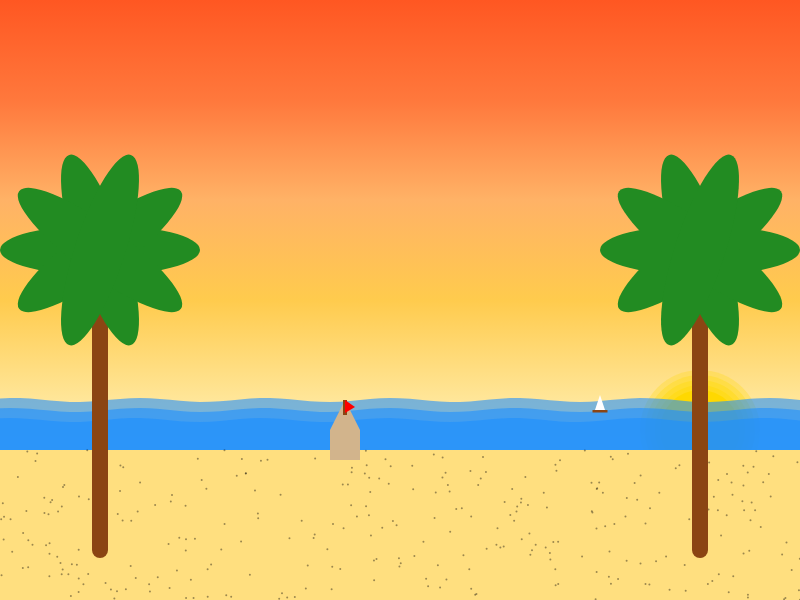
Frame 1 (no input)
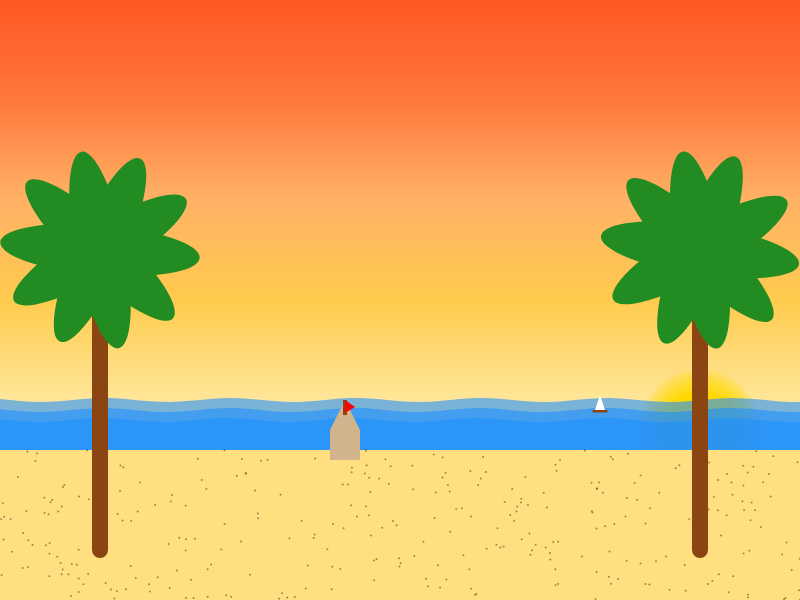
Frame 60 (no input)
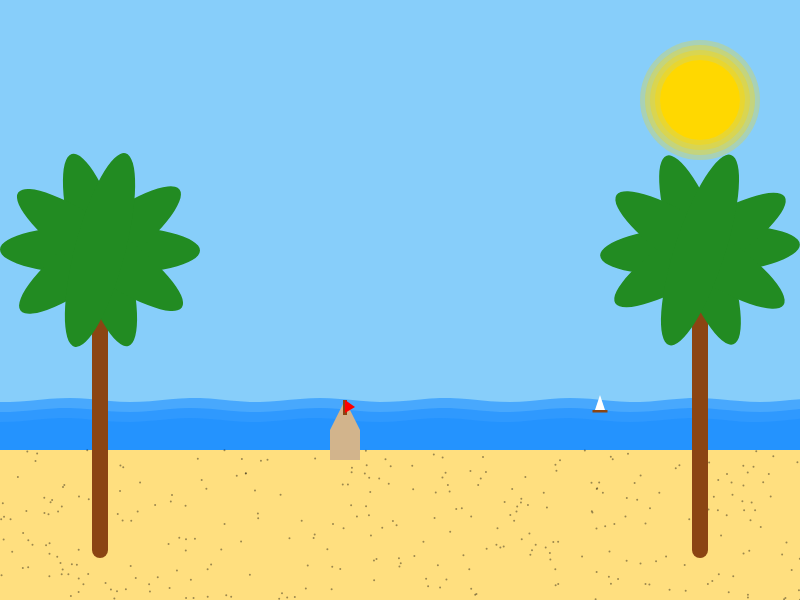
Frame 120 (the mouse pressed at the canvas centre since frame 60)

The p5.js sketch that drew these frames (run headless with seeded random() and noise() and a simulated clock; from frame 60 on, the mouse is pressed at the canvas centre):

// p5.js sketch
// ── sketch.js
let waveOffset = 0;
let trees = [];
let sandDots = [];
let sunX, sunY; // Initial position of the sun
let sunVisible = true; 
let isSunset = true; // Click to toggle between sunset and blue sky
let horizonY = 400; // Y position of the horizon (where the sand starts)

function setup() {
    createCanvas(800, 600);
    sunX = width - 100; 
    sunY = height - 170;  

    trees.push(new PalmTree(100, height - 50)); // Left tree
    trees.push(new PalmTree(width - 100, height - 50)); // Right tree

    // Sand texture
    for (let i = 0; i < 300; i++) {
        sandDots.push({
            x: random(width),
            y: random(height - 150, height)
        });
    }
}

function draw() {
    drawBackground();
    drawSun();
    drawWaves();
    drawSand();
    drawSandcastle();
    drawSailboat();
    for (let tree of trees) {
        tree.display();
        tree.sway();
    }
}

function drawBackground() {
    if (isSunset) {
        let sunsetColors = [
            color(255, 87, 34),   // Deep orange
            color(255, 120, 60),  // Reddish orange
            color(255, 178, 102), // Light orange
            color(255, 203, 77),  // Yellow-orange
            color(255, 230, 153), // Pale yellow
            color(255, 255, 204)  // Light cream
        ];
        for (let i = 0; i < sunsetColors.length; i++) {
            let y1 = (i * height) / sunsetColors.length;
            let y2 = ((i + 1) * height) / sunsetColors.length;
            let gradient = drawingContext.createLinearGradient(0, y1, 0, y2);
            gradient.addColorStop(0, sunsetColors[i]);
            gradient.addColorStop(1, sunsetColors[i + 1] || sunsetColors[i]);
            drawingContext.fillStyle = gradient;
            noStroke();
            rect(0, y1, width, y2 - y1);
        }
    } else {
        // Blue sky
        let skyColor = color(135, 206, 250); // Light blue
        background(skyColor);
    }
}

function drawSun() {
    noStroke();
    fill(255, 215, 0); // Bright golden yellow sun
    ellipse(sunX, sunY, 80, 80);

    for (let r = 90; r < 130; r += 10) {
        fill(255, 215, 0, 100 - (r - 90));
        ellipse(sunX, sunY, r, r);
    }
}

function drawSandcastle() {
    fill(210, 180, 140); // sandcastle color
    rect(width / 2 - 70, height - 170, 30, 30); // Base (moved further left)
    triangle(width / 2 - 70, height - 170, width / 2 - 40, height - 170, width / 2 - 55, height - 200); // Triangle top (moved further left)
    fill(139, 69, 19); // flagpole color
    rect(width / 2 - 57, height - 200, 4, 15); // Flagpole (moved further left)
    fill(255, 0, 0); // flag color
    triangle(width / 2 - 55, height - 200, width / 2 - 45, height - 193, width / 2 - 55, height - 187); // Flag (moved further left)
}

function drawWaves() {
    noStroke();
    fill(30, 144, 255, 150); // blue with transparency
    for (let y = height - 200; y < height - 170; y += 10) {
        beginShape();
        for (let x = 0; x <= width; x += 10) {
            let waveHeight = 2 * sin((x * 0.05) + (waveOffset + y * 0.01));
            vertex(x, y + waveHeight);
        }
        vertex(width, height);
        vertex(0, height);
        endShape(CLOSE);
    }
    waveOffset += 0.03;
}

function drawSand() {
    fill(255, 223, 127); // yellow sand
    noStroke();
    rect(0, height - 150, width, 150);

    // Add static texture to sand
    for (let dot of sandDots) {
        fill(0, 0, 0, 100); // Semi-transparent black dots
        ellipse(dot.x, dot.y, 2, 2);
    }
}

function drawSailboat() {
    push();
    translate(width / 2 + 200, height - 190); // Sailboat on the waves
    scale(0.5);
    fill(255); // sail color
    triangle(-10, 0, 10, 0, 0, -30);
    fill(139, 69, 19); // boat color
    rect(-15, 0, 30, 5);
    pop();
}

function mousePressed() {
    // Only change the sky if clicked above the horizon
    if (mouseY < horizonY) {
        // Toggle the sun's position in the sky
        if (sunVisible) {
            sunX = width - 100; // Move the sun up to the top right
            sunY = 100; 
            isSunset = false; // Switch to blue sky
        } else {
            sunX = width - 100; // Reset sun's position to sunset
            sunY = height - 170; // Position it back below the horizon
            isSunset = true; // Set back to sunset 
        }
        sunVisible = !sunVisible; // Toggle sun visibility
    }
}

class PalmTree {
    constructor(x, y) {
        this.x = x;
        this.y = y;
        this.angle = 0;
        this.fronds = [];
        for (let i = 0; i < 5; i++) {
            this.fronds.push({ angle: i * 72, offset: random(0.1, 0.3) });
        }
    }

    display() {
        stroke(139, 69, 19); // trunk color
        strokeWeight(16);
        line(this.x, this.y, this.x, this.y - 300); // trunk

        fill(34, 139, 34); //Frond color
        noStroke();
        for (let frond of this.fronds) {
            push();
            translate(this.x, this.y - 300);
            rotate(radians(this.angle + frond.angle));
            ellipse(0, 0, 200, 50);
            pop();
        }
    }

    sway() {
        this.angle = sin(frameCount * 0.05) * 10;
        for (let frond of this.fronds) {
            frond.angle += sin(frameCount * frond.offset) * 0.5;
        }
    }
}
